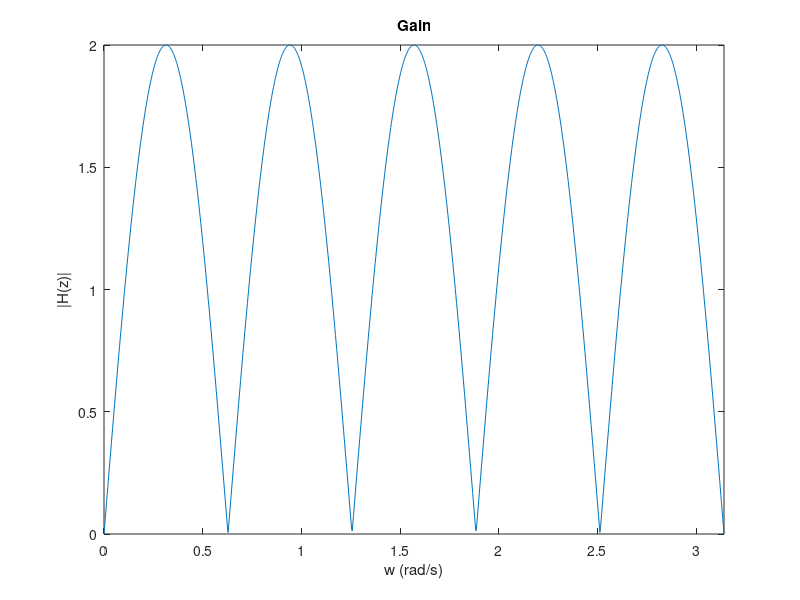
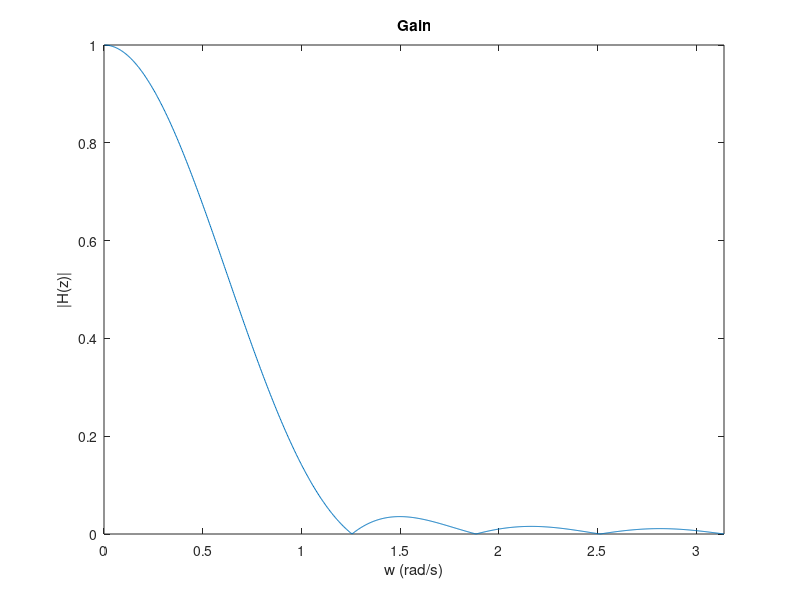

Reproduce these figures in MATLAB, in order.
% hw9pr3.m
close all

%% Part G

w = linspace(0, pi, 1000);
z = exp(-1j*w);
H1 = (1-z.^-10);

figure(1)
plot(w, abs(H1));
xlim([0 pi]);
title('Gain')
xlabel('w (rad/s)')
ylabel('|H(z)|')

%% Part H

H2 = H1./((1-exp(1j*-pi/5)*z.^-1).*...
        (1-exp(1j*pi/5)*z.^-1).*...
        (1-exp(1j*0).*z.^-1));
H2 = H2/(abs(H2(2)));
    
figure(2)
plot(w, abs(H2));
xlim([0 pi]);
title('Gain')
xlabel('w (rad/s)')
ylabel('|H(z)|')
